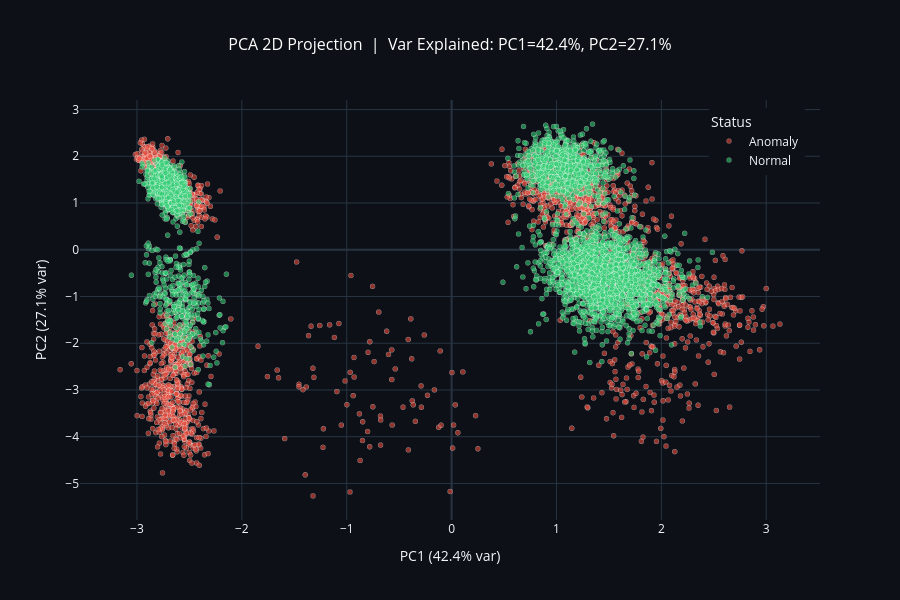

Source (notebook cell):
### Markdown cell above
### 3.7 — PCA Visualization

### Code cell
# ─── PCA Visualization — Interactive Plotly ───
import plotly.express as px

phys_features = [
    'cell_diameter_um', 'nucleus_area_pct', 'circularity', 'eccentricity',
    'granularity_score', 'lobularity_score', 'chromatin_density',
    'cytoplasm_ratio', 'membrane_smoothness'
]
phys_features = [f for f in phys_features if f in df.columns]

X_pca_raw = df[phys_features].values
X_pca_scl = StandardScaler().fit_transform(X_pca_raw)

pca = PCA(n_components=2)
X_pca = pca.fit_transform(X_pca_scl)

pca_df = pd.DataFrame({
    'PC1': X_pca[:, 0],
    'PC2': X_pca[:, 1],
    'Status': ['Anomaly' if y == 1 else 'Normal' for y in df['anomaly_label']],
    'Cell Type': df['cell_type'].values
})

fig = px.scatter(
    pca_df, x='PC1', y='PC2',
    color='Status',
    hover_data=['Cell Type'],
    color_discrete_map={'Normal': '#2ECC71', 'Anomaly': '#E74C3C'},
    opacity=0.6,
    title=f'PCA 2D Projection  |  Var Explained: PC1={pca.explained_variance_ratio_[0]:.1%}, PC2={pca.explained_variance_ratio_[1]:.1%}'
)

fig.update_traces(marker=dict(size=5, line=dict(width=0.3, color='white')))
fig.update_layout(
    template='plotly_dark',
    height=600, width=900,
    paper_bgcolor='#0D1117', plot_bgcolor='#0D1117',
    title=dict(font=dict(size=16, color='white'), x=0.5),
    xaxis_title=f'PC1 ({pca.explained_variance_ratio_[0]:.1%} var)',
    yaxis_title=f'PC2 ({pca.explained_variance_ratio_[1]:.1%} var)',
    legend=dict(x=0.85, y=0.98)
)

fig.show()

print(f'\nPCA Insights:')
print(f'   - First 2 PCs explain {sum(pca.explained_variance_ratio_[:2]):.1%} of total variance.')
print('   - Partial separation visible between Normal and Anomaly clusters.')

### Figure 1 — Plotly figure (JSON) as saved in the notebook; plotly's stock layout.template omitted (floating-point values rounded to 4 significant figures; data arrays with more than 128 entries replaced by an {"elided": "..."} marker saying what was removed)
{"data": [{"customdata": {"elided": "1880x1 str values"}, "hovertemplate": "Status=Anomaly<br>PC1=%{x}<br>PC2=%{y}<br>Cell Type=%{customdata[0]}<extra></extra>", "legendgroup": "Anomaly", "marker": {"color": "#E74C3C", "line": {"color": "white", "width": 0.3}, "opacity": 0.6, "size": 5, "symbol": "circle"}, "mode": "markers", "name": "Anomaly", "showlegend": true, "type": "scattergl", "x": {"elided": "1880 float values"}, "xaxis": "x", "y": {"elided": "1880 float values"}, "yaxis": "y"}, {"customdata": {"elided": "4000x1 str values"}, "hovertemplate": "Status=Normal<br>PC1=%{x}<br>PC2=%{y}<br>Cell Type=%{customdata[0]}<extra></extra>", "legendgroup": "Normal", "marker": {"color": "#2ECC71", "line": {"color": "white", "width": 0.3}, "opacity": 0.6, "size": 5, "symbol": "circle"}, "mode": "markers", "name": "Normal", "showlegend": true, "type": "scattergl", "x": {"elided": "4000 float values"}, "xaxis": "x", "y": {"elided": "4000 float values"}, "yaxis": "y"}], "layout": {"height": 600, "legend": {"title": {"text": "Status"}, "tracegroupgap": 0, "x": 0.85, "y": 0.98}, "paper_bgcolor": "#0D1117", "plot_bgcolor": "#0D1117", "title": {"font": {"color": "white", "size": 16}, "text": "PCA 2D Projection  |  Var Explained: PC1=42.4%, PC2=27.1%", "x": 0.5}, "width": 900, "xaxis": {"anchor": "y", "domain": [0, 1], "title": {"text": "PC1 (42.4% var)"}}, "yaxis": {"anchor": "x", "domain": [0, 1], "title": {"text": "PC2 (27.1% var)"}}}}
